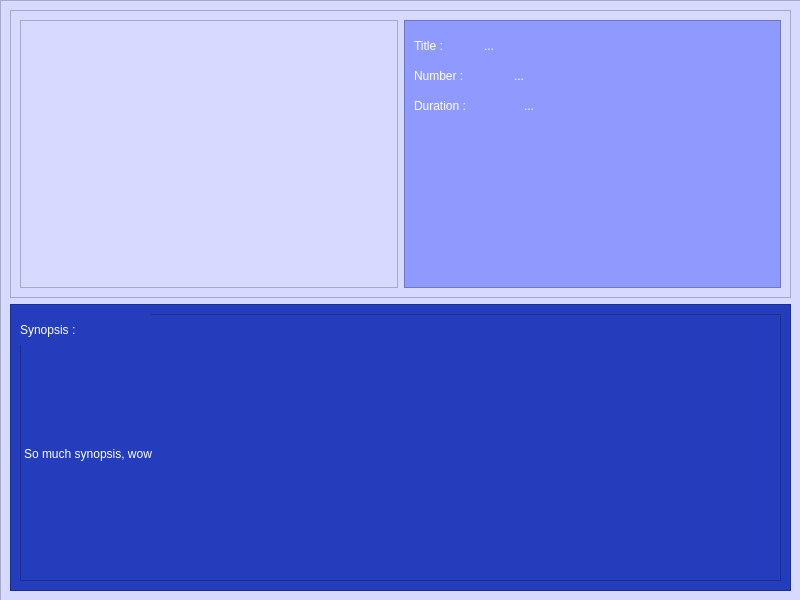
<?xml version="1.0" encoding="UTF-8"?>
<ui version="4.0">
 <class>PageOneEpisode</class>
 <widget class="QWidget" name="PageOneEpisode">
  <property name="geometry">
   <rect>
    <x>0</x>
    <y>0</y>
    <width>800</width>
    <height>600</height>
   </rect>
  </property>
  <property name="minimumSize">
   <size>
    <width>800</width>
    <height>600</height>
   </size>
  </property>
  <property name="maximumSize">
   <size>
    <width>800</width>
    <height>600</height>
   </size>
  </property>
  <property name="windowTitle">
   <string>Form</string>
  </property>
  <widget class="QFrame" name="frame">
   <property name="geometry">
    <rect>
     <x>0</x>
     <y>0</y>
     <width>801</width>
     <height>601</height>
    </rect>
   </property>
   <property name="styleSheet">
    <string notr="true">background-color : #d7daff; font: 14pt &quot;Calibri&quot;;
color: white;</string>
   </property>
   <property name="frameShape">
    <enum>QFrame::StyledPanel</enum>
   </property>
   <property name="frameShadow">
    <enum>QFrame::Raised</enum>
   </property>
   <layout class="QVBoxLayout" name="verticalLayout">
    <item>
     <widget class="QFrame" name="frameUp">
      <property name="frameShape">
       <enum>QFrame::StyledPanel</enum>
      </property>
      <property name="frameShadow">
       <enum>QFrame::Raised</enum>
      </property>
      <layout class="QHBoxLayout" name="horizontalLayout">
       <item>
        <widget class="QFrame" name="frameImage">
         <property name="frameShape">
          <enum>QFrame::StyledPanel</enum>
         </property>
         <property name="frameShadow">
          <enum>QFrame::Raised</enum>
         </property>
        </widget>
       </item>
       <item>
        <widget class="QFrame" name="frameDetails">
         <property name="styleSheet">
          <string notr="true">background-color : #8f9aff;</string>
         </property>
         <property name="frameShape">
          <enum>QFrame::StyledPanel</enum>
         </property>
         <property name="frameShadow">
          <enum>QFrame::Raised</enum>
         </property>
         <widget class="QLabel" name="labelTitle">
          <property name="geometry">
           <rect>
            <x>10</x>
            <y>10</y>
            <width>61</width>
            <height>31</height>
           </rect>
          </property>
          <property name="styleSheet">
           <string notr="true"/>
          </property>
          <property name="text">
           <string>Title :</string>
          </property>
         </widget>
         <widget class="QLabel" name="labelNumber">
          <property name="geometry">
           <rect>
            <x>10</x>
            <y>40</y>
            <width>91</width>
            <height>31</height>
           </rect>
          </property>
          <property name="styleSheet">
           <string notr="true"/>
          </property>
          <property name="text">
           <string>Number :</string>
          </property>
         </widget>
         <widget class="QLabel" name="labelDuration">
          <property name="geometry">
           <rect>
            <x>10</x>
            <y>70</y>
            <width>101</width>
            <height>31</height>
           </rect>
          </property>
          <property name="styleSheet">
           <string notr="true"/>
          </property>
          <property name="text">
           <string>Duration :</string>
          </property>
         </widget>
         <widget class="QLabel" name="title">
          <property name="geometry">
           <rect>
            <x>80</x>
            <y>10</y>
            <width>61</width>
            <height>31</height>
           </rect>
          </property>
          <property name="styleSheet">
           <string notr="true"/>
          </property>
          <property name="text">
           <string>...</string>
          </property>
         </widget>
         <widget class="QLabel" name="number">
          <property name="geometry">
           <rect>
            <x>110</x>
            <y>40</y>
            <width>61</width>
            <height>31</height>
           </rect>
          </property>
          <property name="styleSheet">
           <string notr="true"/>
          </property>
          <property name="text">
           <string>...</string>
          </property>
         </widget>
         <widget class="QLabel" name="duration">
          <property name="geometry">
           <rect>
            <x>120</x>
            <y>70</y>
            <width>61</width>
            <height>31</height>
           </rect>
          </property>
          <property name="styleSheet">
           <string notr="true"/>
          </property>
          <property name="text">
           <string>...</string>
          </property>
         </widget>
        </widget>
       </item>
      </layout>
     </widget>
    </item>
    <item>
     <widget class="QFrame" name="frameDown">
      <property name="styleSheet">
       <string notr="true">background-color : #233dbc</string>
      </property>
      <property name="frameShape">
       <enum>QFrame::StyledPanel</enum>
      </property>
      <property name="frameShadow">
       <enum>QFrame::Raised</enum>
      </property>
      <layout class="QHBoxLayout" name="horizontalLayout_2">
       <item>
        <widget class="QFrame" name="frameSynopsis">
         <property name="frameShape">
          <enum>QFrame::StyledPanel</enum>
         </property>
         <property name="frameShadow">
          <enum>QFrame::Raised</enum>
         </property>
         <widget class="QLabel" name="labelSynopsis">
          <property name="geometry">
           <rect>
            <x>0</x>
            <y>0</y>
            <width>131</width>
            <height>31</height>
           </rect>
          </property>
          <property name="text">
           <string>Synopsis :</string>
          </property>
         </widget>
         <widget class="QLabel" name="synopsis">
          <property name="geometry">
           <rect>
            <x>4</x>
            <y>39</y>
            <width>741</width>
            <height>201</height>
           </rect>
          </property>
          <property name="text">
           <string>So much synopsis, wow</string>
          </property>
         </widget>
        </widget>
       </item>
      </layout>
     </widget>
    </item>
   </layout>
  </widget>
 </widget>
 <resources/>
 <connections/>
</ui>
